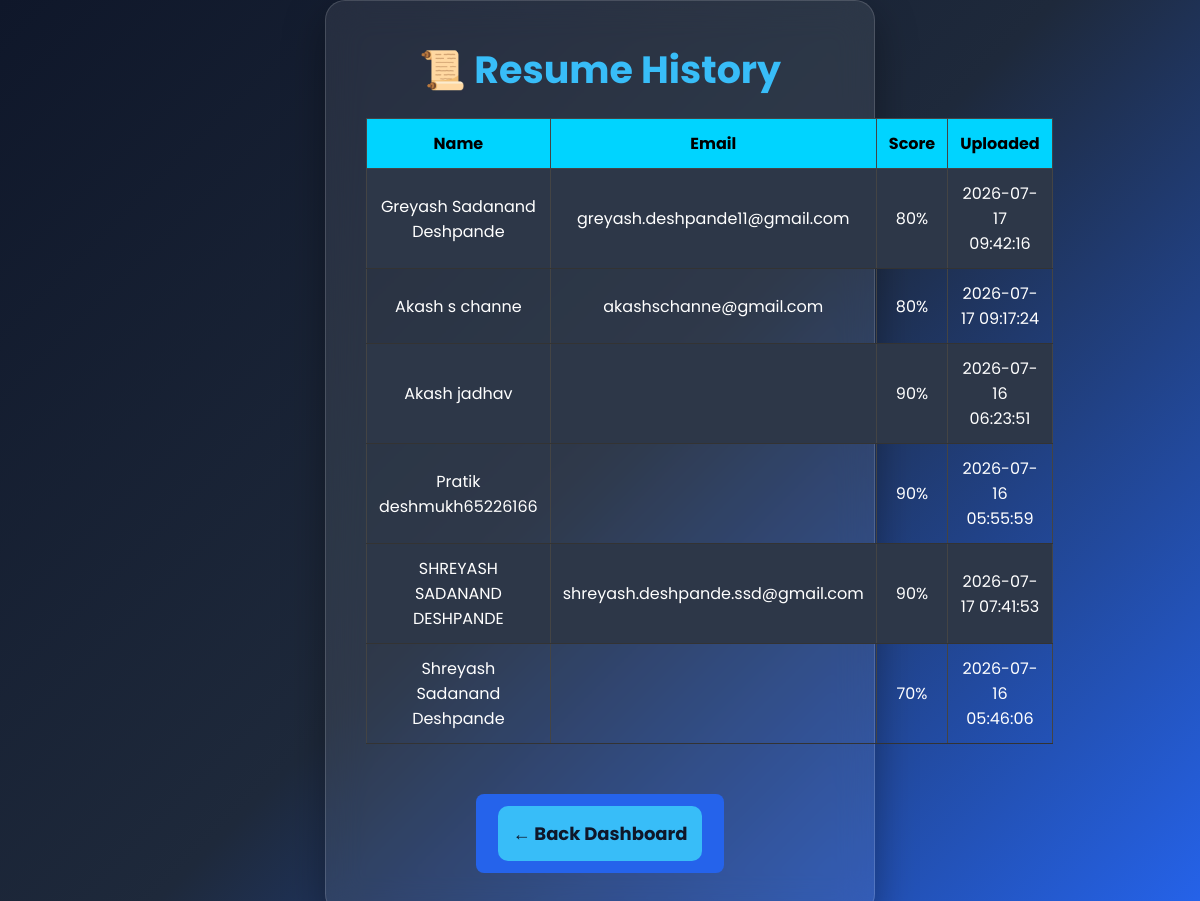
The app's page /history with its own data.
### tables this page shows
CREATE TABLE resumes (
    id INTEGER PRIMARY KEY AUTOINCREMENT,
    filename TEXT NOT NULL,
    candidate_name TEXT,
    email TEXT,
    mobile TEXT,
    skills TEXT,
    match_score INTEGER,
    upload_time DATETIME DEFAULT CURRENT_TIMESTAMP
);

### app.py (the view)
@app.get("/history")
def history(request: Request):
    conn = db.get_connection()
    cursor = conn.cursor()
    cursor.execute("""
        SELECT
            filename,
            candidate_name,
            email,
            match_score,
            upload_time
        FROM resumes
        ORDER BY id DESC
    """)
    resumes = cursor.fetchall()
    conn.close()
    return templates.TemplateResponse(
    request=request,
    name="history.html",
    context={
        "resumes": resumes
    }
)

### templates/history.html (shortened to what this page needs)
<!DOCTYPE html>
<html>
<head>
<link rel="stylesheet" href="/static/style.css">
</head>
<body>
<div class="container">
<h1>📜 Resume History</h1>
<table>
<tr>
<th>Name</th>
<th>Email</th>
<th>Score</th>
<th>Uploaded</th>
</tr>
{% for resume in resumes %}
<tr>
<td>{{ resume[1] }}</td>
<td>{{ resume[2] }}</td>
<td>{{ resume[3] }}%</td>
<td>{{ resume[4] }}</td>
</tr>
{% endfor %}
</table>
<br>
<a href="/dashboard">
<button>← Back Dashboard</button>
</a>
</div>
</body>
</html>

### static/style.css (style rules this page uses)
* { margin:0; padding:0; box-sizing:border-box; font-family:'Poppins',sans-serif; }
body { min-height:100vh; display:flex; justify-content:center; align-items:center; background:linear-gradient(135deg,#0f172a,#1e293b,#2563eb); color:white; }
.container { width:550px; background:rgba(255,255,255,0.08); backdrop-filter:blur(18px); border-radius:20px; padding:40px; text-align:center; box-shadow:0 15px 40px rgba(0,0,0,.35); border:1px solid rgba(255,255,255,.15); }
h1 { font-size:38px; margin-bottom:15px; color:#38bdf8; }
button { width:100%; padding:14px; border:none; border-radius:10px; background:#38bdf8; color:#0f172a; font-size:18px; font-weight:700; cursor:pointer; transition:.3s; }
a { display:inline-block; margin-top:25px; text-decoration:none; color:white; background:#2563eb; padding:12px 22px; border-radius:8px; transition:.3s; }
table { width: 100%; border-collapse: collapse; margin-top: 20px; }
table th { background: #00d4ff; color: black; padding: 12px; }
table td { padding: 12px; border-bottom: 1px solid #333; text-align: center; }
table { width:100%; border-collapse:collapse; margin-top:20px; }
th,td { padding:12px; border:1px solid #444; text-align:center; }
th { background:#00d4ff; color:black; }
tr:nth-child(even) { background:#2a2a2a; }
tbody tr:nth-child(even) { background:#2d3748; }

### records on screen
resumes: candidate_name "Greyash Sadanand Deshpande", email "greyash.deshpande11@gmail.com", match_score "80", upload_time "2026-07-17 09:42:16"
resumes: candidate_name "Akash s channe", email "akashschanne@gmail.com", match_score "80", upload_time "2026-07-17 09:17:24"
resumes: candidate_name "Akash jadhav", match_score "90", upload_time "2026-07-16 06:23:51"
resumes: candidate_name "Pratik deshmukh65226166", match_score "90", upload_time "2026-07-16 05:55:59"
resumes: candidate_name "SHREYASH SADANAND DESHPANDE", email "shreyash.deshpande.ssd@gmail.com", match_score "90", upload_time "2026-07-17 07:41:53"
resumes: candidate_name "Shreyash Sadanand Deshpande", match_score "70", upload_time "2026-07-16 05:46:06"
